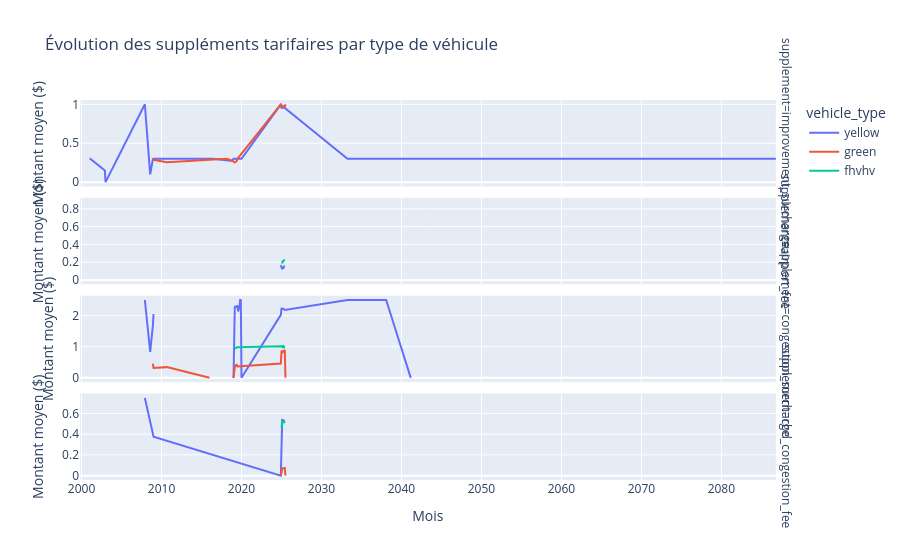

Notebook source saved alongside this figure:
### Markdown cell above
---
# Gold : des tables construites pour des questions précises

partez de la question, et construisez la table (ou la requête) qui y répond directement.

Voici les quatre analyses que votre datalake doit permettre.

## 1. Évolution des nouveaux suppléments tarifaires

**Objectif :** pour chaque supplément apparu progressivement dans le schéma, montrer son évolution dans le temps (montant total ou moyen collecté), par type de véhicule.

## 2. Flux de prises en charge / déposes (diagramme en corde)

**Objectif :** visualiser, sous forme de chord diagram, les flux de courses entre zones de départ et d'arrivée.

## 3. Évolution du prix des courses par zone de départ (ridgeline plot)

**Objectif :** un ridgeline plot montrant l'evolution des prix par km au fil des années, pour une zone de départ donnée.

## 4. Fréquence des courses par heure et jour de la semaine (heatmap)

**Objectif :** une fonction qui, pour une année donnée en paramètre, produit une heatmap (jour de la semaine × heure de la journée) de la fréquence des courses, pour chaque type de véhicule.

## 5. Écart de prix selon la météo

**Objectif :** comparer le prix des courses (par km) selon les conditions météo au moment de la course, par rapport au prix moyen général 

## À vous de jouer

Pour chacune des quatre analyses : concevez la ou les tables gold nécessaires (ou la requête directe sur silver, si vous jugez qu'une table gold dédiée n'est pas nécessaire !!!!!!)

### Code cell
# Exercice : Évolution des nouveaux suppléments tarifaires
!spark-submit --master spark://spark-master:7077 /home/jovyan/work/pipeline/gold/gold_surcharges.py

import sys
sys.path.append("/home/jovyan/work/pipeline")
import pandas as pd
import plotly.express as px
from notebook_utils import read_gold_table

surcharges = read_gold_table("/gold/surcharges_evolution", refresh=True)
surcharges["date"] = pd.to_datetime(dict(year=surcharges.year, month=surcharges.month, day=1))

fig = px.line(
    surcharges.sort_values("date"),
    x="date", y="montant_moyen", color="vehicle_type",
    facet_row="supplement",
    title="Évolution des suppléments tarifaires par type de véhicule",
    labels={"montant_moyen": "Montant moyen ($)", "date": "Mois"},
)
fig.update_yaxes(matches=None)
fig.show()

### Figure 1 — Plotly figure (JSON) as saved in the notebook; plotly's stock layout.template omitted (floating-point values rounded to 4 significant figures)
{"data": [{"hovertemplate": "vehicle_type=yellow<br>supplement=improvement_surcharge<br>Mois=%{x}<br>Montant moyen ($)=%{y}<extra></extra>", "legendgroup": "yellow", "line": {"color": "#636efa", "dash": "solid"}, "marker": {"symbol": "circle"}, "mode": "lines", "name": "yellow", "orientation": "v", "showlegend": true, "type": "scatter", "x": ["2001-01-01T00:00:00", "2001-02-01T00:00:00", "2002-12-01T00:00:00", "2003-01-01T00:00:00", "2007-12-01T00:00:00", "2008-08-01T00:00:00", "2008-12-01T00:00:00", "2009-01-01T00:00:00", "2016-01-01T00:00:00", "2016-02-01T00:00:00", "2016-03-01T00:00:00", "2016-04-01T00:00:00", "2016-05-01T00:00:00", "2016-06-01T00:00:00", "2018-11-01T00:00:00", "2018-12-01T00:00:00", "2019-01-01T00:00:00", "2019-02-01T00:00:00", "2019-03-01T00:00:00", "2019-04-01T00:00:00", "2019-05-01T00:00:00", "2019-06-01T00:00:00", "2019-07-01T00:00:00", "2019-08-01T00:00:00", "2019-09-01T00:00:00", "2019-10-01T00:00:00", "2019-11-01T00:00:00", "2019-12-01T00:00:00", "2020-01-01T00:00:00", "2024-12-01T00:00:00", "2025-01-01T00:00:00", "2025-02-01T00:00:00", "2025-03-01T00:00:00", "2025-04-01T00:00:00", "2025-05-01T00:00:00", "2025-06-01T00:00:00", "2033-04-01T00:00:00", "2038-02-01T00:00:00", "2041-03-01T00:00:00", "2088-01-01T00:00:00"], "xaxis": "x4", "y": [0.3, 0.3, 0.15, 0, 1, 0.1, 0.2938, 0.3008, 0.2997, 0.2997, 0.2997, 0.2996, 0.2997, 0.2997, 0.2727, 0.3, 0.2993, 0.2991, 0.299, 0.2989, 0.2987, 0.2985, 0.3, 0.3, 0.3, 0.3, 0.3, 0.3, 0.3, 1, 0.9548, 0.9592, 0.9571, 0.9529, 0.9564, 0.9545, 0.3, 0.3, 0.3, 0.3], "yaxis": "y4"}, {"hovertemplate": "vehicle_type=yellow<br>supplement=airport_fee<br>Mois=%{x}<br>Montant moyen ($)=%{y}<extra></extra>", "legendgroup": "yellow", "line": {"color": "#636efa", "dash": "solid"}, "marker": {"symbol": "circle"}, "mode": "lines", "name": "yellow", "orientation": "v", "showlegend": false, "type": "scatter", "x": ["2001-01-01T00:00:00", "2001-02-01T00:00:00", "2002-12-01T00:00:00", "2003-01-01T00:00:00", "2007-12-01T00:00:00", "2008-08-01T00:00:00", "2008-12-01T00:00:00", "2009-01-01T00:00:00", "2016-01-01T00:00:00", "2016-02-01T00:00:00", "2016-03-01T00:00:00", "2016-04-01T00:00:00", "2016-05-01T00:00:00", "2016-06-01T00:00:00", "2018-11-01T00:00:00", "2018-12-01T00:00:00", "2019-01-01T00:00:00", "2019-02-01T00:00:00", "2019-03-01T00:00:00", "2019-04-01T00:00:00", "2019-05-01T00:00:00", "2019-06-01T00:00:00", "2019-07-01T00:00:00", "2019-08-01T00:00:00", "2019-09-01T00:00:00", "2019-10-01T00:00:00", "2019-11-01T00:00:00", "2019-12-01T00:00:00", "2020-01-01T00:00:00", "2024-12-01T00:00:00", "2025-01-01T00:00:00", "2025-02-01T00:00:00", "2025-03-01T00:00:00", "2025-04-01T00:00:00", "2025-05-01T00:00:00", "2025-06-01T00:00:00", "2033-04-01T00:00:00", "2038-02-01T00:00:00", "2041-03-01T00:00:00", "2088-01-01T00:00:00"], "xaxis": "x3", "y": [null, null, null, null, 0, null, null, 0.875, null, null, null, null, null, null, null, null, null, null, null, null, null, null, null, null, null, null, null, null, null, 0.1667, 0.1239, 0.1216, 0.1351, 0.1349, 0.1532, 0.1588, null, null, null, null], "yaxis": "y3"}, {"hovertemplate": "vehicle_type=yellow<br>supplement=congestion_surcharge<br>Mois=%{x}<br>Montant moyen ($)=%{y}<extra></extra>", "legendgroup": "yellow", "line": {"color": "#636efa", "dash": "solid"}, "marker": {"symbol": "circle"}, "mode": "lines", "name": "yellow", "orientation": "v", "showlegend": false, "type": "scatter", "x": ["2001-01-01T00:00:00", "2001-02-01T00:00:00", "2002-12-01T00:00:00", "2003-01-01T00:00:00", "2007-12-01T00:00:00", "2008-08-01T00:00:00", "2008-12-01T00:00:00", "2009-01-01T00:00:00", "2016-01-01T00:00:00", "2016-02-01T00:00:00", "2016-03-01T00:00:00", "2016-04-01T00:00:00", "2016-05-01T00:00:00", "2016-06-01T00:00:00", "2018-11-01T00:00:00", "2018-12-01T00:00:00", "2019-01-01T00:00:00", "2019-02-01T00:00:00", "2019-03-01T00:00:00", "2019-04-01T00:00:00", "2019-05-01T00:00:00", "2019-06-01T00:00:00", "2019-07-01T00:00:00", "2019-08-01T00:00:00", "2019-09-01T00:00:00", "2019-10-01T00:00:00", "2019-11-01T00:00:00", "2019-12-01T00:00:00", "2020-01-01T00:00:00", "2024-12-01T00:00:00", "2025-01-01T00:00:00", "2025-02-01T00:00:00", "2025-03-01T00:00:00", "2025-04-01T00:00:00", "2025-05-01T00:00:00", "2025-06-01T00:00:00", "2033-04-01T00:00:00", "2038-02-01T00:00:00", "2041-03-01T00:00:00", "2088-01-01T00:00:00"], "xaxis": "x2", "y": [1.25, null, 0, null, 2.5, 0.8333, 1.677, 2.051, null, null, null, null, null, null, null, null, 3.387e-05, 2.175, 2.281, 2.291, 2.287, 2.274, 2.326, 2.135, 2.212, 2.292, 2.5, 2.5, 0, 2.024, 2.225, 2.232, 2.219, 2.213, 2.198, 2.182, 2.5, 2.5, 0, null], "yaxis": "y2"}, {"hovertemplate": "vehicle_type=yellow<br>supplement=cbd_congestion_fee<br>Mois=%{x}<br>Montant moyen ($)=%{y}<extra></extra>", "legendgroup": "yellow", "line": {"color": "#636efa", "dash": "solid"}, "marker": {"symbol": "circle"}, "mode": "lines", "name": "yellow", "orientation": "v", "showlegend": false, "type": "scatter", "x": ["2007-12-01T00:00:00", "2009-01-01T00:00:00", "2024-12-01T00:00:00", "2025-01-01T00:00:00", "2025-02-01T00:00:00", "2025-03-01T00:00:00", "2025-04-01T00:00:00", "2025-05-01T00:00:00", "2025-06-01T00:00:00"], "xaxis": "x", "y": [0.75, 0.375, 0, 0.4834, 0.5373, 0.5364, 0.5324, 0.5279, 0.5332], "yaxis": "y"}, {"hovertemplate": "vehicle_type=green<br>supplement=improvement_surcharge<br>Mois=%{x}<br>Montant moyen ($)=%{y}<extra></extra>", "legendgroup": "green", "line": {"color": "#EF553B", "dash": "solid"}, "marker": {"symbol": "circle"}, "mode": "lines", "name": "green", "orientation": "v", "showlegend": true, "type": "scatter", "x": ["2008-12-01T00:00:00", "2009-01-01T00:00:00", "2010-09-01T00:00:00", "2016-01-01T00:00:00", "2016-02-01T00:00:00", "2016-03-01T00:00:00", "2016-04-01T00:00:00", "2016-05-01T00:00:00", "2016-06-01T00:00:00", "2018-03-01T00:00:00", "2018-12-01T00:00:00", "2019-01-01T00:00:00", "2019-02-01T00:00:00", "2019-03-01T00:00:00", "2019-04-01T00:00:00", "2019-05-01T00:00:00", "2019-06-01T00:00:00", "2019-07-01T00:00:00", "2024-12-01T00:00:00", "2025-01-01T00:00:00", "2025-02-01T00:00:00", "2025-03-01T00:00:00", "2025-04-01T00:00:00", "2025-05-01T00:00:00", "2025-06-01T00:00:00", "2025-07-01T00:00:00"], "xaxis": "x4", "y": [0.3, 0.2867, 0.2559, 0.2916, 0.2922, 0.2919, 0.2921, 0.292, 0.2921, 0.3, 0.2727, 0.2562, 0.2535, 0.253, 0.2582, 0.2702, 0.2716, 0.3, 1, 0.9884, 0.9776, 0.973, 0.9746, 0.9758, 0.963, 1], "yaxis": "y4"}, {"hovertemplate": "vehicle_type=green<br>supplement=congestion_surcharge<br>Mois=%{x}<br>Montant moyen ($)=%{y}<extra></extra>", "legendgroup": "green", "line": {"color": "#EF553B", "dash": "solid"}, "marker": {"symbol": "circle"}, "mode": "lines", "name": "green", "orientation": "v", "showlegend": false, "type": "scatter", "x": ["2008-12-01T00:00:00", "2009-01-01T00:00:00", "2010-09-01T00:00:00", "2016-01-01T00:00:00", "2016-02-01T00:00:00", "2016-03-01T00:00:00", "2016-04-01T00:00:00", "2016-05-01T00:00:00", "2016-06-01T00:00:00", "2018-03-01T00:00:00", "2018-12-01T00:00:00", "2019-01-01T00:00:00", "2019-02-01T00:00:00", "2019-03-01T00:00:00", "2019-04-01T00:00:00", "2019-05-01T00:00:00", "2019-06-01T00:00:00", "2019-07-01T00:00:00", "2024-12-01T00:00:00", "2025-01-01T00:00:00", "2025-02-01T00:00:00", "2025-03-01T00:00:00", "2025-04-01T00:00:00", "2025-05-01T00:00:00", "2025-06-01T00:00:00", "2025-07-01T00:00:00"], "xaxis": "x2", "y": [0.4583, 0.3182, 0.3438, 0, null, null, null, null, null, 0, null, 3.253e-05, 0.3379, 0.3408, 0.4085, 0.404, 0.4142, 0.3667, 0.4583, 0.8533, 0.855, 0.8263, 0.8735, 0.8786, 0.8963, 0], "yaxis": "y2"}, {"hovertemplate": "vehicle_type=green<br>supplement=cbd_congestion_fee<br>Mois=%{x}<br>Montant moyen ($)=%{y}<extra></extra>", "legendgroup": "green", "line": {"color": "#EF553B", "dash": "solid"}, "marker": {"symbol": "circle"}, "mode": "lines", "name": "green", "orientation": "v", "showlegend": false, "type": "scatter", "x": ["2024-12-01T00:00:00", "2025-01-01T00:00:00", "2025-02-01T00:00:00", "2025-03-01T00:00:00", "2025-04-01T00:00:00", "2025-05-01T00:00:00", "2025-06-01T00:00:00", "2025-07-01T00:00:00"], "xaxis": "x", "y": [0, 0.05336, 0.06469, 0.07024, 0.07311, 0.0747, 0.07457, 0], "yaxis": "y"}, {"hovertemplate": "vehicle_type=fhvhv<br>supplement=airport_fee<br>Mois=%{x}<br>Montant moyen ($)=%{y}<extra></extra>", "legendgroup": "fhvhv", "line": {"color": "#00cc96", "dash": "solid"}, "marker": {"symbol": "circle"}, "mode": "lines", "name": "fhvhv", "orientation": "v", "showlegend": true, "type": "scatter", "x": ["2019-02-01T00:00:00", "2019-03-01T00:00:00", "2019-04-01T00:00:00", "2019-05-01T00:00:00", "2019-06-01T00:00:00", "2025-01-01T00:00:00", "2025-02-01T00:00:00", "2025-03-01T00:00:00", "2025-04-01T00:00:00", "2025-05-01T00:00:00", "2025-06-01T00:00:00"], "xaxis": "x3", "y": [null, null, null, null, null, 0.1888, 0.1925, 0.2104, 0.21, 0.2245, 0.227], "yaxis": "y3"}, {"hovertemplate": "vehicle_type=fhvhv<br>supplement=congestion_surcharge<br>Mois=%{x}<br>Montant moyen ($)=%{y}<extra></extra>", "legendgroup": "fhvhv", "line": {"color": "#00cc96", "dash": "solid"}, "marker": {"symbol": "circle"}, "mode": "lines", "name": "fhvhv", "orientation": "v", "showlegend": false, "type": "scatter", "x": ["2019-02-01T00:00:00", "2019-03-01T00:00:00", "2019-04-01T00:00:00", "2019-05-01T00:00:00", "2019-06-01T00:00:00", "2025-01-01T00:00:00", "2025-02-01T00:00:00", "2025-03-01T00:00:00", "2025-04-01T00:00:00", "2025-05-01T00:00:00", "2025-06-01T00:00:00"], "xaxis": "x2", "y": [0.9752, 0.9473, 0.9517, 0.956, 0.9865, 1.012, 1.019, 0.9866, 1.018, 0.9926, 0.9657], "yaxis": "y2"}, {"hovertemplate": "vehicle_type=fhvhv<br>supplement=cbd_congestion_fee<br>Mois=%{x}<br>Montant moyen ($)=%{y}<extra></extra>", "legendgroup": "fhvhv", "line": {"color": "#00cc96", "dash": "solid"}, "marker": {"symbol": "circle"}, "mode": "lines", "name": "fhvhv", "orientation": "v", "showlegend": false, "type": "scatter", "x": ["2025-01-01T00:00:00", "2025-02-01T00:00:00", "2025-03-01T00:00:00", "2025-04-01T00:00:00", "2025-05-01T00:00:00", "2025-06-01T00:00:00"], "xaxis": "x", "y": [0.4631, 0.5294, 0.5135, 0.526, 0.5149, 0.5054], "yaxis": "y"}], "layout": {"annotations": [{"font": {}, "showarrow": false, "text": "supplement=cbd_congestion_fee", "textangle": 90, "x": 0.98, "xanchor": "left", "xref": "paper", "y": 0.1138, "yanchor": "middle", "yref": "paper"}, {"font": {}, "showarrow": false, "text": "supplement=congestion_surcharge", "textangle": 90, "x": 0.98, "xanchor": "left", "xref": "paper", "y": 0.3712, "yanchor": "middle", "yref": "paper"}, {"font": {}, "showarrow": false, "text": "supplement=airport_fee", "textangle": 90, "x": 0.98, "xanchor": "left", "xref": "paper", "y": 0.6288, "yanchor": "middle", "yref": "paper"}, {"font": {}, "showarrow": false, "text": "supplement=improvement_surcharge", "textangle": 90, "x": 0.98, "xanchor": "left", "xref": "paper", "y": 0.8862, "yanchor": "middle", "yref": "paper"}], "autosize": true, "dragmode": "zoom", "legend": {"title": {"text": "vehicle_type"}, "tracegroupgap": 0}, "title": {"text": "Évolution des suppléments tarifaires par type de véhicule"}, "xaxis": {"anchor": "y", "autorange": false, "domain": [0, 0.98], "range": ["1999-10-22 13:34:49.7765", "2086-10-21 13:34:49.7765"], "title": {"text": "Mois"}, "type": "date"}, "xaxis2": {"anchor": "y2", "autorange": false, "domain": [0, 0.98], "matches": "x", "range": ["1999-10-22 13:34:49.7765", "2086-10-21 13:34:49.7765"], "showticklabels": false, "type": "date"}, "xaxis3": {"anchor": "y3", "autorange": false, "domain": [0, 0.98], "matches": "x", "range": ["1999-10-22 13:34:49.7765", "2086-10-21 13:34:49.7765"], "showticklabels": false, "type": "date"}, "xaxis4": {"anchor": "y4", "autorange": false, "domain": [0, 0.98], "matches": "x", "range": ["1999-10-22 13:34:49.7765", "2086-10-21 13:34:49.7765"], "showticklabels": false, "type": "date"}, "yaxis": {"anchor": "x", "autorange": true, "domain": [0, 0.2275], "range": [-0.04167, 0.7917], "title": {"text": "Montant moyen ($)"}, "type": "linear"}, "yaxis2": {"anchor": "x2", "autorange": true, "domain": [0.2575, 0.485], "range": [-0.1389, 2.639], "title": {"text": "Montant moyen ($)"}, "type": "linear"}, "yaxis3": {"anchor": "x3", "autorange": true, "domain": [0.515, 0.7425], "range": [-0.04861, 0.9236], "title": {"text": "Montant moyen ($)"}, "type": "linear"}, "yaxis4": {"anchor": "x4", "autorange": true, "domain": [0.7725, 1], "range": [-0.05556, 1.056], "title": {"text": "Montant moyen ($)"}, "type": "linear"}}}
